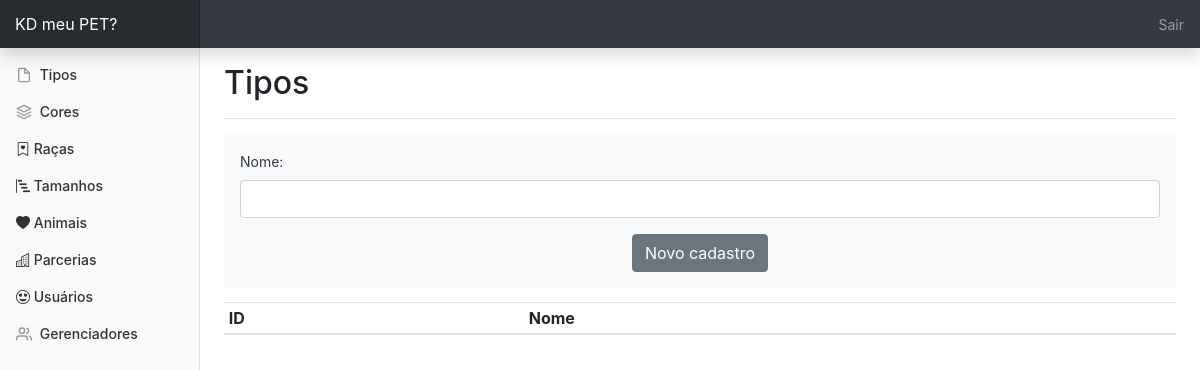
The app's page /tipos.php (signed in), older data.
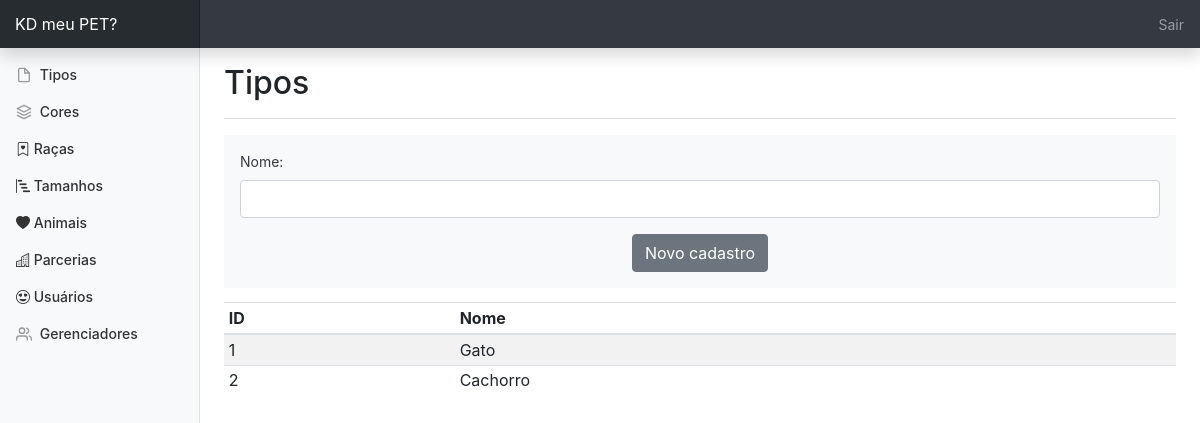
The same page, newer data.
### tables this page shows
CREATE TABLE `cadastro_tipo` (
  `t_id` int(11) NOT NULL,
  `t_nome` varchar(250) DEFAULT NULL
);

### tipos.php (the view, shortened to what this page needs)
<?php
  include_once"conexao.php";
?>
<html lang="pt">
  <head>
    <link href="css/bootstrap-4.1.3/dist/css/bootstrap.min.css" rel="stylesheet">
    <link rel="stylesheet" href="https://cdn.jsdelivr.net/npm/bootstrap-icons@1.3.0/font/bootstrap-icons.css">
    <link href="css/dashboard.css" rel="stylesheet">
  </head>
  <body>
    <nav class="navbar navbar-dark fixed-top bg-dark flex-md-nowrap p-0 shadow">
      <a class="navbar-brand col-sm-3 col-md-2 mr-0" href="#">KD meu PET?</a>
      <ul class="navbar-nav px-3">
        <li class="nav-item text-nowrap">
          <a class="nav-link" href="sairgerenciador.php">Sair</a>
        </li>
      </ul>
    </nav>
    <div class="container-fluid">
      <div class="row">
        <nav class="col-md-2 d-none d-md-block bg-light sidebar">
          <div class="sidebar-sticky">
          <?php include "menuadmin.php"; ?>
          </div>
        </nav>
        <main role="main" class="col-md-9 ml-sm-auto col-lg-10 px-4">
          <div class="d-flex justify-content-between flex-wrap flex-md-nowrap align-items-center pt-3 pb-2 mb-3 border-bottom">
            <h1 class="h2">Tipos</h1>
          </div>
          <div class="table-responsive">
            <form action="gerartipo.php" method="post" enctype="multipart/form-data">
            <div class="p-3 mb-2 bg-light text-dark container">
                <div class="mb-3">
                    <label for="nome" class="form-label">Nome:</label>
                    <input type="text" class="form-control" required name="nome">
                </div>
                <div align="center">
                    <button type="submit" class="btn btn-secondary">Novo cadastro</button>
                </div>
            </div>
            </form>
            <div class="table-responsive">
            <table class="table table-striped table-sm">
              <thead>
                <tr>
                  <th>ID</th>
                  <th>Nome</th>
                </tr>
              </thead>
              <tbody>
               <?php
                $consulta = "SELECT * FROM cadastro_tipo ORDER BY t_id ASC";
                $sql = $mysqli->query($consulta) or die($mysqli->error);
                while($dado = $sql->fetch_array())
                {
                ?>
                <tr>
                  <td><?php echo $dado['t_id']; ?></td>
                  <td><?php echo $dado['t_nome']; ?></td>
                </tr>
                <?php } ?>
              </tbody>
            </table>
          </div>
          </div>
        </main>
      </div>
    </div>
  </body>
</html>

### menuadmin.php
<ul class="nav flex-column">
              <li class="nav-item">
                <a class="nav-link" href="tipos.php">
                  <span data-feather="file"></span>
                  Tipos
                </a>
              </li>
              <li class="nav-item">
                <a class="nav-link" href="cores.php">
                  <span data-feather="layers"></span>
                  Cores
                </a>
              </li>
              <li class="nav-item">
                <a class="nav-link" href="racas.php">
                  <i class="bi bi-bookmark-heart"></i>
                  Raças
                </a>
              </li>
              <li class="nav-item">
                <a class="nav-link" href="tamanho.php">
                  <i class="bi bi-bar-chart-steps"></i>
                  Tamanhos
                </a>
              </li>
              <li class="nav-item">
                <a class="nav-link" href="c_animais.php">
                  <i class="bi bi-heart-fill"></i>
                  Animais
                </a>
              </li>
              <li class="nav-item">
                <a class="nav-link" href="c_parcerias.php">
                  <i class="bi bi-building"></i>
                  Parcerias
                </a>
              </li>
              <li class="nav-item">
                <a class="nav-link" href="c_usuarios.php">
                  <i class="bi bi-emoji-heart-eyes"></i>
                  Usuários
                </a>
              </li>
              <li class="nav-item">
                <a class="nav-link" href="gerenciamento.php">
                  <span data-feather="users"></span>
                  Gerenciadores
                </a>
              </li>
</ul>

### css/dashboard.css (style rules this page uses)
body { font-size: .875rem; }
.feather { width: 16px; height: 16px; vertical-align: text-bottom; }
.sidebar { position: fixed; top: 0; bottom: 0; left: 0; z-index: 100; padding: 48px 0 0; box-shadow: inset -1px 0 0 rgba(0, 0, 0, .1); }
.sidebar-sticky { position: relative; top: 0; height: calc(100vh - 48px); padding-top: .5rem; overflow-x: hidden; overflow-y: auto; }
.sidebar .nav-link { font-weight: 500; color: #333; }
.sidebar .nav-link .feather { margin-right: 4px; color: #999; }
[role="main"] { padding-top: 48px; }
.navbar-brand { padding-top: .75rem; padding-bottom: .75rem; font-size: 1rem; background-color: rgba(0, 0, 0, .25); box-shadow: inset -1px 0 0 rgba(0, 0, 0, .25); }

Row changes from the older to the newer data that the page shows:
added cadastro_tipo: t_id "1", t_nome "Gato"
added cadastro_tipo: t_id "2", t_nome "Cachorro"
